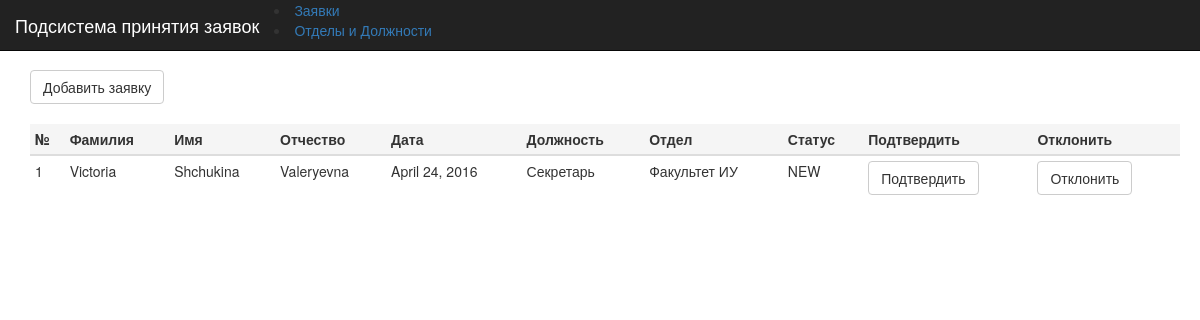
Page /request_sys on the committed database.
### RequestSysApplication/models.py (models this page shows, shortened)
class Request(models.Model):
    firstname = models.CharField(max_length=20)
    lastname = models.CharField(max_length=20)
    patronymic = models.CharField(max_length=20, blank=True, null=True)
    passport_serial = models.IntegerField(blank=True, null=True)
    passport_number = models.IntegerField(blank=True, null=True)
    registration_date = models.DateField(auto_now_add=True, verbose_name="Дата создания заявки")
    end_date = models.DateField(verbose_name="Срок действия пропуска")
    phone_regex = RegexValidator(regex=r'^\+?1?\d{9,15}$',
                                 message="Phone number must be entered in the format: '+999999999'. Up to 15 digits allowed.")
    phone_number = models.CharField(max_length=15, validators=[phone_regex], blank=True,null=True)  # validators should be a list
    department = models.ForeignKey(Department, verbose_name= "Отдел",null=True)
    position = models.ForeignKey(Position, verbose_name="Должность", null=True)
    class Meta:
        verbose_name = u'Заявка'
        verbose_name_plural = u'Заявки'
    createtime = models.DateTimeField(default=timezone.now)
    NEW = 'NEW'
    APPROVED = 'APR'
    CANCELLED = 'CAN'
    DONE = 'DON'
    REQUEST_STATUSES = (
        (NEW, 'Новая'),
        (APPROVED, 'Утверждена'),
        (CANCELLED, 'Отменена'),
        (DONE, 'Выполнена'),
    )
    status = models.CharField(max_length=3,
                              choices=REQUEST_STATUSES,
                              default=NEW)

class Position(models.Model):
    name = models.CharField(max_length=30)
    class Meta:
        verbose_name = u'Должность'
        verbose_name_plural = u'Должности'
    info = models.CharField(max_length=200, blank=True, null=True)
    def __str__(self):
        return self.name

class Department(models.Model):
    name = models.CharField(max_length=30)
    phone_regex = RegexValidator(regex=r'^\+?1?\d{9,15}$',
                                 message="Phone number must be entered in the format: '+999999999'. Up to 15 digits allowed.")
    phone_number = models.CharField(max_length=15, validators=[phone_regex], blank=True, null=True)  # validators should be a list
    class Meta:
        verbose_name = u'Отдел'
        verbose_name_plural = u'Отделы'
    def __str__(self):
        return self.name

### RequestSysApplication/views.py (the view)
# urls.py: url(r'^request_sys?$', views.request_sys),
def request_sys(request):
    requests = Request.objects.exclude(status ="DON")
    context = {
        'requests': requests,
    }
    return render (request, 'main1.1.html', context)

### templates/main1.1.html (shortened to what this page needs)
{% extends "base_console.html" %}
{% block nav_brand %}Подсистема принятия заявок{% endblock %}
{% block navbar-menu %}
    <li class="active"><a href="request_sys">Заявки</a></li>
    <li><a href="depart">Отделы и Должности</a></li>
{% endblock %}
{% block butn-before-table %}
	<a class="btn btn-default" href="new_request" role="button">Добавить заявку</a>
{% endblock %}
{% block thead %}
    <th>№</th>
    <th>Фамилия</th>
    <th>Имя</th>
    <th>Отчество</th>
    <th>Дата</th>
    <th>Должность</th>
    <th>Отдел</th>
    <th>Статус</th>
    <th>Подтвердить</th>
    <th>Отклонить</th>
{% endblock %}
{% block trow %}
    {% for req in requests %}
    <tr style="cursor: pointer" onclick="window.location.replace('/request/{{ req.id }}/')">
            <td>{{ req.id }}</td>
            <td>{{ req.firstname }}</td>
            <td>{{ req.lastname }}</td>
            <td>{{ req.patronymic }}</td>
            <td>{{ req.registration_date}}</td>
            <td>{{ req.position }}</td>
            <td>{{ req.department }}</td>
            <td>{{ req.status }}</td>
            <td><a class="btn btn-default">Подтвердить</a></td>
            <td><a class="btn btn-default">Отклонить</a></td>
    </tr>
    {% empty %}
        <tr>
            <td colspan="6">We have no active requests </td>
        </tr>
    {% endfor %}
{% endblock %}

### templates/base_nav.html (style rules this page uses)
body { padding-top: 50px; padding-left: 30px; padding-right: 20px; }

### rows in the picture
Request: id "1", firstname "Victoria", lastname "Shchukina", patronymic "Valeryevna", registration_date "April 24, 2016", position "Секретарь", department "Факультет ИУ", status "NEW"
